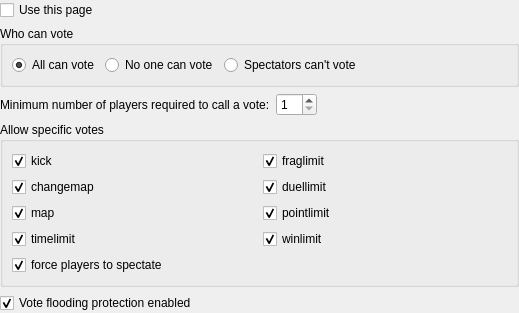
<?xml version="1.0" encoding="UTF-8"?>
<ui version="4.0">
 <class>VotingSetupWidget</class>
 <widget class="QWidget" name="VotingSetupWidget">
  <property name="geometry">
   <rect>
    <x>0</x>
    <y>0</y>
    <width>519</width>
    <height>306</height>
   </rect>
  </property>
  <property name="windowTitle">
   <string>Form</string>
  </property>
  <layout class="QVBoxLayout" name="verticalLayout">
   <property name="margin">
    <number>0</number>
   </property>
   <item>
    <widget class="QCheckBox" name="cbUseThisPage">
     <property name="text">
      <string>Use this page</string>
     </property>
    </widget>
   </item>
   <item>
    <widget class="QWidget" name="mainPanel" native="true">
     <layout class="QVBoxLayout" name="verticalLayout_2">
      <property name="margin">
       <number>0</number>
      </property>
      <item>
       <widget class="QGroupBox" name="groupBox_6">
        <property name="title">
         <string>Who can vote</string>
        </property>
        <layout class="QHBoxLayout" name="horizontalLayout_7">
         <item>
          <widget class="QRadioButton" name="rbAllCanVote">
           <property name="text">
            <string>All can vote</string>
           </property>
           <property name="checked">
            <bool>true</bool>
           </property>
          </widget>
         </item>
         <item>
          <widget class="QRadioButton" name="rbNoOneCanVote">
           <property name="text">
            <string>No one can vote</string>
           </property>
          </widget>
         </item>
         <item>
          <widget class="QRadioButton" name="rbSpectatorsCantVote">
           <property name="text">
            <string>Spectators can't vote</string>
           </property>
          </widget>
         </item>
         <item>
          <spacer name="horizontalSpacer">
           <property name="orientation">
            <enum>Qt::Horizontal</enum>
           </property>
           <property name="sizeHint" stdset="0">
            <size>
             <width>40</width>
             <height>20</height>
            </size>
           </property>
          </spacer>
         </item>
        </layout>
       </widget>
      </item>
      <item>
       <layout class="QFormLayout" name="formLayout_5">
        <item row="0" column="0">
         <widget class="QLabel" name="label_15">
          <property name="text">
           <string>Minimum number of players required to call a vote:</string>
          </property>
         </widget>
        </item>
        <item row="0" column="1">
         <widget class="QSpinBox" name="spinMinimumNumberOfPlayersRequiredToCallAVote">
          <property name="sizePolicy">
           <sizepolicy hsizetype="Maximum" vsizetype="Fixed">
            <horstretch>0</horstretch>
            <verstretch>0</verstretch>
           </sizepolicy>
          </property>
          <property name="minimum">
           <number>1</number>
          </property>
         </widget>
        </item>
       </layout>
      </item>
      <item>
       <widget class="QGroupBox" name="groupBox_16">
        <property name="title">
         <string>Allow specific votes</string>
        </property>
        <layout class="QGridLayout" name="gridLayout_7">
         <item row="1" column="1">
          <widget class="QCheckBox" name="cbDuelLimitVote">
           <property name="text">
            <string>duellimit</string>
           </property>
           <property name="checked">
            <bool>true</bool>
           </property>
          </widget>
         </item>
         <item row="2" column="1">
          <widget class="QCheckBox" name="cbPointLimitVote">
           <property name="text">
            <string>pointlimit</string>
           </property>
           <property name="checked">
            <bool>true</bool>
           </property>
          </widget>
         </item>
         <item row="3" column="0">
          <widget class="QCheckBox" name="cbTimeLimitVote">
           <property name="text">
            <string>timelimit</string>
           </property>
           <property name="checked">
            <bool>true</bool>
           </property>
          </widget>
         </item>
         <item row="3" column="1">
          <widget class="QCheckBox" name="cbWinLimitVote">
           <property name="text">
            <string>winlimit</string>
           </property>
           <property name="checked">
            <bool>true</bool>
           </property>
          </widget>
         </item>
         <item row="1" column="0">
          <widget class="QCheckBox" name="cbChangeMapVote">
           <property name="text">
            <string>changemap</string>
           </property>
           <property name="checked">
            <bool>true</bool>
           </property>
          </widget>
         </item>
         <item row="0" column="0">
          <widget class="QCheckBox" name="cbKickVote">
           <property name="text">
            <string>kick</string>
           </property>
           <property name="checked">
            <bool>true</bool>
           </property>
          </widget>
         </item>
         <item row="2" column="0">
          <widget class="QCheckBox" name="cbMapVote">
           <property name="text">
            <string>map</string>
           </property>
           <property name="checked">
            <bool>true</bool>
           </property>
          </widget>
         </item>
         <item row="0" column="1">
          <widget class="QCheckBox" name="cbFragLimitVote">
           <property name="text">
            <string>fraglimit</string>
           </property>
           <property name="checked">
            <bool>true</bool>
           </property>
          </widget>
         </item>
         <item row="4" column="0">
          <widget class="QCheckBox" name="cbForceSpectatorVote">
           <property name="text">
            <string>force players to spectate</string>
           </property>
           <property name="checked">
            <bool>true</bool>
           </property>
          </widget>
         </item>
        </layout>
       </widget>
      </item>
      <item>
       <widget class="QCheckBox" name="cbVoteFloodingProtectionEnabled">
        <property name="text">
         <string>Vote flooding protection enabled</string>
        </property>
        <property name="checked">
         <bool>true</bool>
        </property>
       </widget>
      </item>
     </layout>
    </widget>
   </item>
   <item>
    <spacer name="verticalSpacer_9">
     <property name="orientation">
      <enum>Qt::Vertical</enum>
     </property>
     <property name="sizeHint" stdset="0">
      <size>
       <width>20</width>
       <height>59</height>
      </size>
     </property>
    </spacer>
   </item>
  </layout>
 </widget>
 <tabstops>
  <tabstop>rbAllCanVote</tabstop>
  <tabstop>rbNoOneCanVote</tabstop>
  <tabstop>rbSpectatorsCantVote</tabstop>
  <tabstop>spinMinimumNumberOfPlayersRequiredToCallAVote</tabstop>
  <tabstop>cbKickVote</tabstop>
  <tabstop>cbFragLimitVote</tabstop>
  <tabstop>cbChangeMapVote</tabstop>
  <tabstop>cbDuelLimitVote</tabstop>
  <tabstop>cbMapVote</tabstop>
  <tabstop>cbPointLimitVote</tabstop>
  <tabstop>cbTimeLimitVote</tabstop>
  <tabstop>cbWinLimitVote</tabstop>
 </tabstops>
 <resources/>
 <connections>
  <connection>
   <sender>cbUseThisPage</sender>
   <signal>toggled(bool)</signal>
   <receiver>mainPanel</receiver>
   <slot>setEnabled(bool)</slot>
   <hints>
    <hint type="sourcelabel">
     <x>80</x>
     <y>2</y>
    </hint>
    <hint type="destinationlabel">
     <x>470</x>
     <y>79</y>
    </hint>
   </hints>
  </connection>
 </connections>
</ui>
